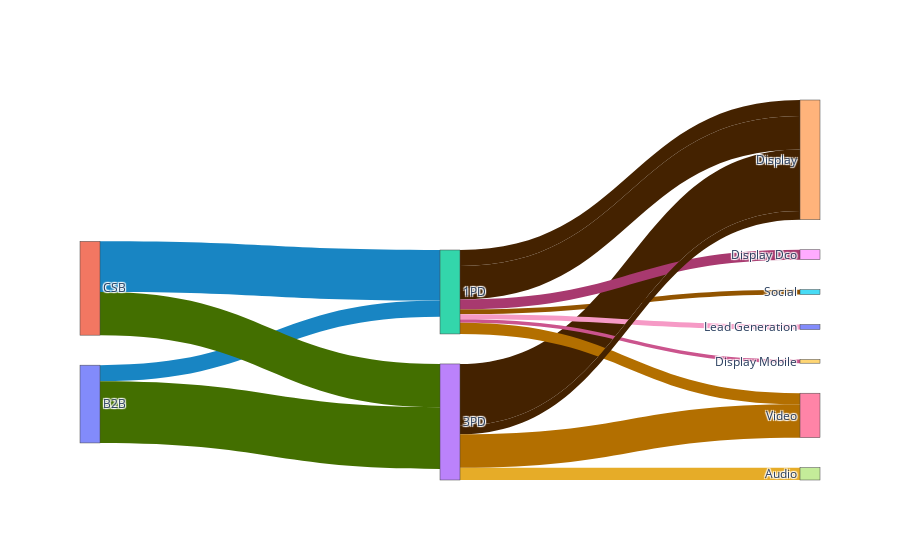

Write notebook code for a chart like this one.
### Code cell
# Your existing data
source = concat_df['Source'].values.tolist()
target = concat_df['Target'].values.tolist()
value = concat_df['Value'].values.tolist()
labels = mapping_df['Label'].values.tolist()

# list of colors for each link based on some condition or data
colors = []
for tgts in target:
    if tgts == 2:
        colors.append("#1885C3")
    elif tgts == 3:
        colors.append('#436F00')
    elif tgts == 4:
        colors.append("#442200")
    elif tgts == 5:
        colors.append("#925400")
    elif tgts == 6:
        colors.append("#B36F00")
    elif tgts == 7:
        colors.append("#E6AC28")
    elif tgts == 8:
        colors.append("#A8396F")
    elif tgts == 9:
        colors.append("#CB548D")
    elif tgts == 10:
        colors.append("#F69AC6")
    else:
        colors.append("#000000")  # Default color for other cases

# Create links with specified colors
link = dict(source=source, target=target, value=value, color=colors)

# Create nodes
node = dict(label=labels, pad=30, thickness=20)

# Create a Sankey object
chart = go.Sankey(link=link, node=node, arrangement="snap")

# Build a figure
fig = go.Figure(chart)

# Show the figure
fig.show()

### Figure 1 — Plotly figure (JSON) as saved in the notebook; plotly's stock layout.template omitted (floating-point values rounded to 4 significant figures)
{"data": [{"arrangement": "snap", "link": {"color": ["#1885C3", "#436F00", "#1885C3", "#436F00", "#442200", "#925400", "#442200", "#442200", "#A8396F", "#CB548D", "#F69AC6", "#B36F00", "#E6AC28", "#442200", "#B36F00"], "source": [0, 0, 1, 1, 2, 2, 3, 2, 2, 2, 2, 2, 3, 3, 3], "target": [2, 3, 2, 3, 4, 5, 4, 4, 8, 9, 10, 6, 7, 4, 6], "value": [13, 50, 41, 35, 13, 4, 50, 27, 8, 3, 4, 9, 10, 7, 27]}, "node": {"label": ["B2B", "CSB", "1PD", "3PD", "Display", "Social", "Video", "Audio", "Display Dco", "Display Mobile", "Lead Generation", "CTV"], "pad": 30, "thickness": 20}, "type": "sankey"}], "layout": {}}
